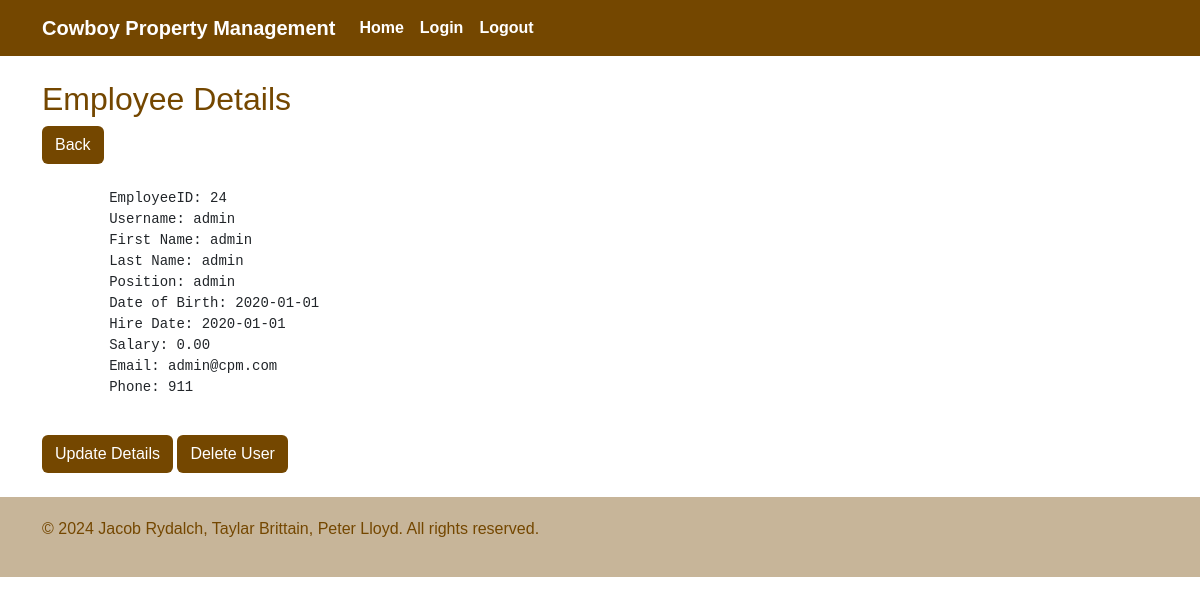
The page /employee-details.php?EmployeeID=24 (signed in) on the database its author committed.
### tables this page shows
CREATE TABLE IF NOT EXISTS `employee` (
  `EmployeeID` smallint UNSIGNED NOT NULL AUTO_INCREMENT,
  `LastName` varchar(30) NOT NULL,
  `FirstName` varchar(30) NOT NULL,
  `Position` varchar(30) NOT NULL,
  `DOB` date NOT NULL,
  `HireDate` date NOT NULL,
  `Salary` decimal(9,2) NOT NULL,
  `EmailAdd` varchar(50) NOT NULL,
  `PhoneNum` varchar(15) NOT NULL,
  `Username` varchar(255) NOT NULL,
  `Password` varchar(255) NOT NULL,
  PRIMARY KEY (`EmployeeID`)
);

### employee-details.php (the view, shortened to what this page needs)
<!DOCTYPE html>
<html>
	<head>
		<link href="https://cdn.jsdelivr.net/npm/bootstrap@5.3.3/dist/css/bootstrap.min.css" rel="stylesheet">
		<link href="cpm-universal-styles.css" rel="stylesheet">
	</head>
	<body>
		<nav class="navbar navbar-expand-lg custom-navbar">
			<div class="container">
			    <a class="navbar-brand custom-navbar-item" href="public-home.php">Cowboy Property Management</a>
				<div class="collapse navbar-collapse text-center" id="navbarNav">
					<ul class="navbar-nav ml-auto">
						<li class="nav-item">
							<a class="nav-link custom-navbar-item" href="public-home.php" >Home</a>
						</li>
						<li class="nav-item">
							<a class="nav-link custom-navbar-item" href="login-form.php" >Login</a>
						</li>
						<li class="nav-item">
							<a class="nav-link custom-navbar-item" href="logout.php" >Logout</a>
						</li>
					</ul>
				</div>
			</div>
		</nav>
		<br>
		<div class='details-container'>
			<div class='container'>
				<h2 style="color: #744700;">Employee Details</h2>
				<a href='employee-list.php' class='btn custom-btn1'>Back</a>
				<br><br>
				<?php
				require_once 'login.php';
				if(isset($_GET['EmployeeID'])) {
					$employeeID = $_GET['EmployeeID'];
					$conn = new mysqli($hn, $un, $pw, $db);
					$query = "SELECT * FROM employee WHERE EmployeeID = $employeeID";
					$result = $conn->query($query);
					if($result->num_rows > 0) {
						$row = $result->fetch_assoc();
						echo <<<_END
								<pre>
								EmployeeID: $row[EmployeeID]
								Username: $row[Username]
								First Name: $row[FirstName]
								Last Name: $row[LastName]
								Position: $row[Position]
								Date of Birth: $row[DOB]
								Hire Date: $row[HireDate]
								Salary: $row[Salary]
								Email: $row[EmailAdd]
								Phone: $row[PhoneNum]
								</pre>
								<a href='updateEmployee.php?EmployeeID=$employeeID' class='btn custom-btn1'>Update Details</a>
								<a href='deleteEmployee.php?EmployeeID=$employeeID' class='btn custom-btn1'>Delete User</a>
							_END;
					} else {
						echo "No results found.";
					}
				} else {
					echo "Invalid request.";
				}
				?>
			</div>
		</div>
		<br>
		<div class='custom-footer'>
			<div class='container'>
				<p style='color: #744700;'>&copy; 2024 Jacob Rydalch, Taylar Brittain, Peter Lloyd. All rights reserved.</p>
			</div>
		</div>
	</body>
</html>

### cpm-universal-styles.css (style rules this page uses)
body { font-family: Arial; }
.custom-footer { background-color: #c7b599; padding: 20px; width: 100%; }
.custom-navbar { background-color: #744700; }
.custom-navbar-item { color: white; font-weight: bold; }
.custom-btn1 { background-color: #744700; color: white; }

### rows shown on the page
employee: EmployeeID "24", Username "admin", FirstName "admin", LastName "admin", Position "admin", DOB "2020-01-01", HireDate "2020-01-01", Salary "0.00", EmailAdd "admin@cpm.com", PhoneNum "911"
